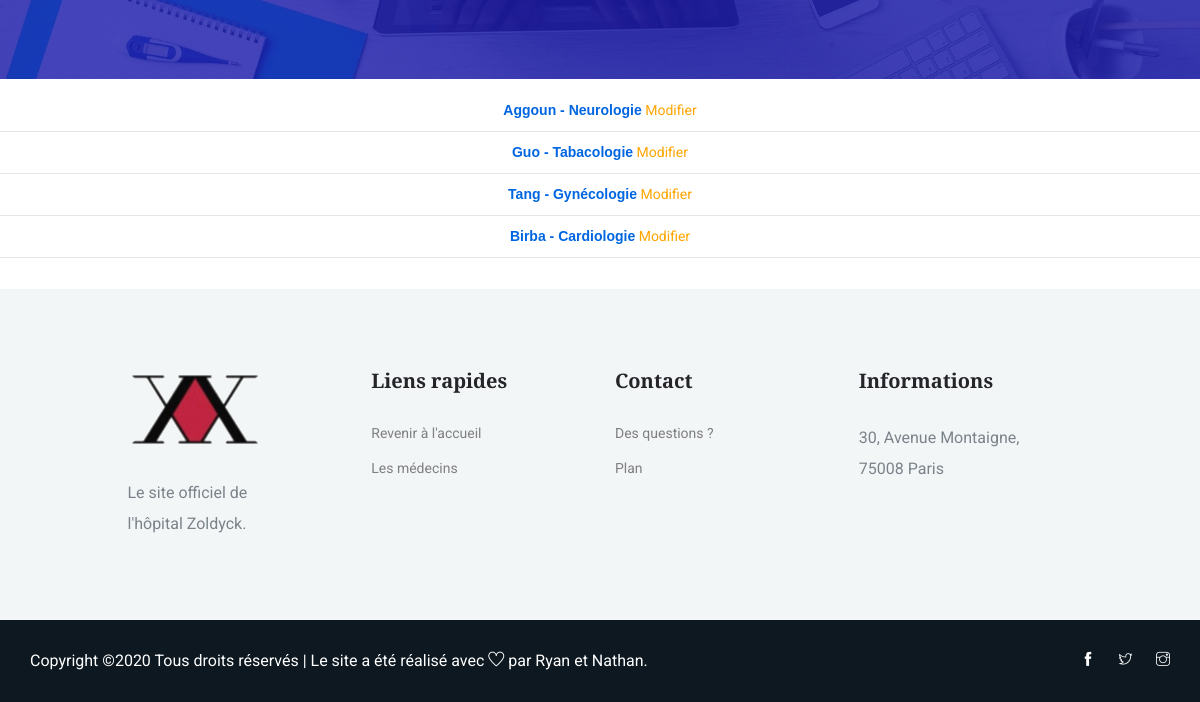
The page /views/add_doctor.php (lower part) on the database as committed earlier.
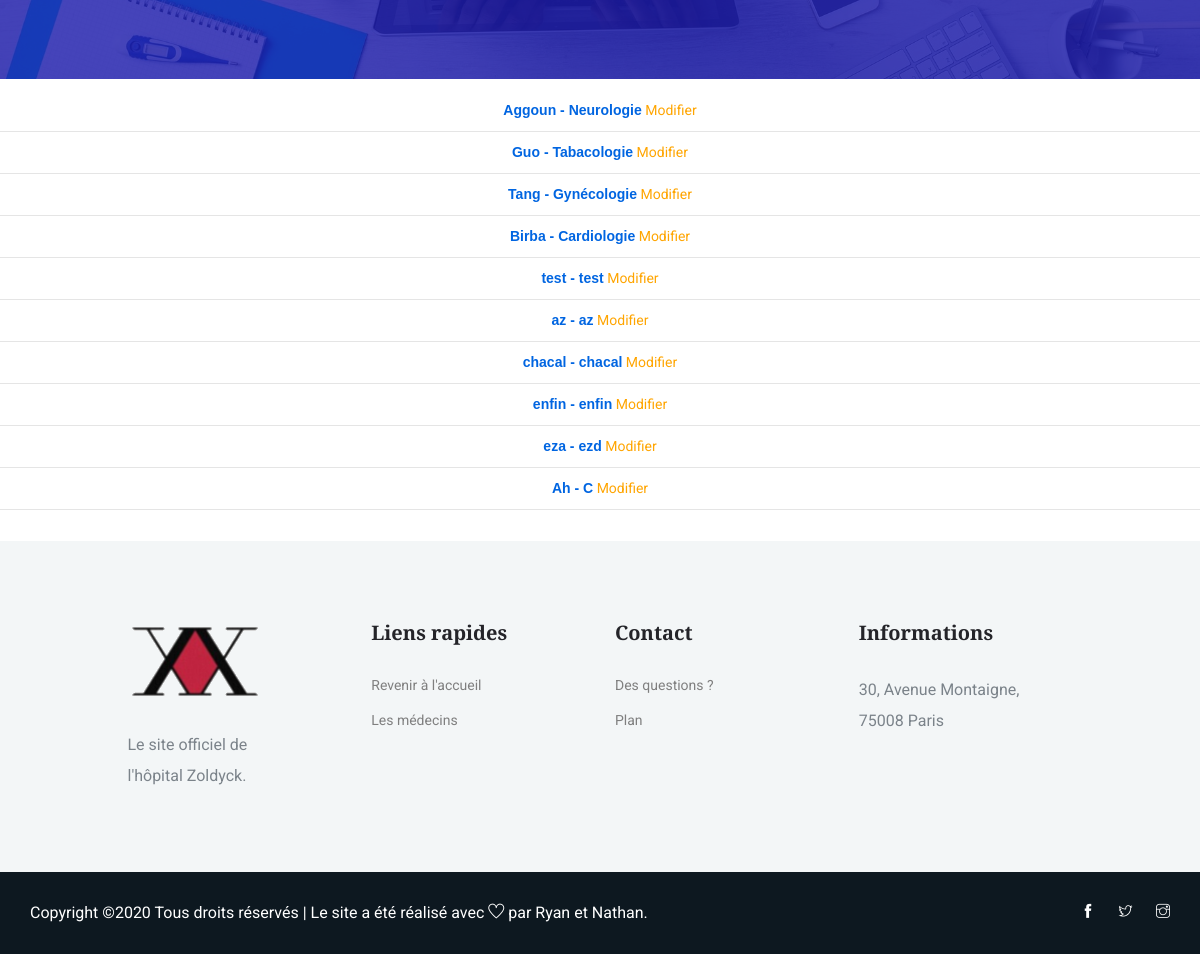
The same page on the database as committed later.
### tables this page shows
CREATE TABLE IF NOT EXISTS `medecin` (
  `id` int(11) NOT NULL AUTO_INCREMENT,
  `nom` varchar(50) NOT NULL,
  `lieu` varchar(50) NOT NULL,
  `specialite` varchar(50) NOT NULL,
  `identifiant` varchar(50) NOT NULL,
  `mdp` varchar(50) NOT NULL,
  `approuve` int(11) NOT NULL,
  PRIMARY KEY (`id`),
  UNIQUE KEY `fk_medecin` (`nom`)
);

### views/add_doctor.php (the view, shortened to what this page needs)
<!DOCTYPE html>
<html lang="en">
<head>
    <link rel="stylesheet" href="https://maxcdn.bootstrapcdn.com/bootstrap/3.3.7/css/bootstrap.min.css">
    <?php
          require_once('navbar.php');
        ?>
<body>
	<?php
	try{
		$bdd= new PDO('mysql:host=localhost;dbname=hopital; charset=utf8','root','');
	}
	catch (Exception $e){
		die('Erreur:'.$e->getMessage());
	}
	?>
    <section class="regervation_part section_padding">
    </section>
<br>
    <div align="center">
    <?php
    $select_all_members = $bdd->query('SELECT * FROM medecin');
    if($select_all_members->rowCount() > 0)
    {
      while($m = $select_all_members->fetch()){
        ?>
        <b style="font-family: Arial, sans-serif"><?= $m['nom']; ?> - <?= $m['specialite']; ?></b> <a href="modify_doctor.php?id=<?= $m['id']; ?>" style="text-decoration: none; color: orange;" style="font-family: Arial, sans-serif">Modifier</
          a><hr/>
        <?php
      }
    } else {
      echo 'Aucun membre';
    }
     ?>
    </div>
    <br>
    <?php
    require_once('footer.php');
     ?>
</html>

Rows that differ between the two databases and show on the page:
added medecin: nom "test", specialite "test"
added medecin: nom "az", specialite "az"
added medecin: nom "chacal", specialite "chacal"
added medecin: nom "enfin", specialite "enfin"
added medecin: nom "eza", specialite "ezd"
added medecin: nom "Ah", specialite "C"
